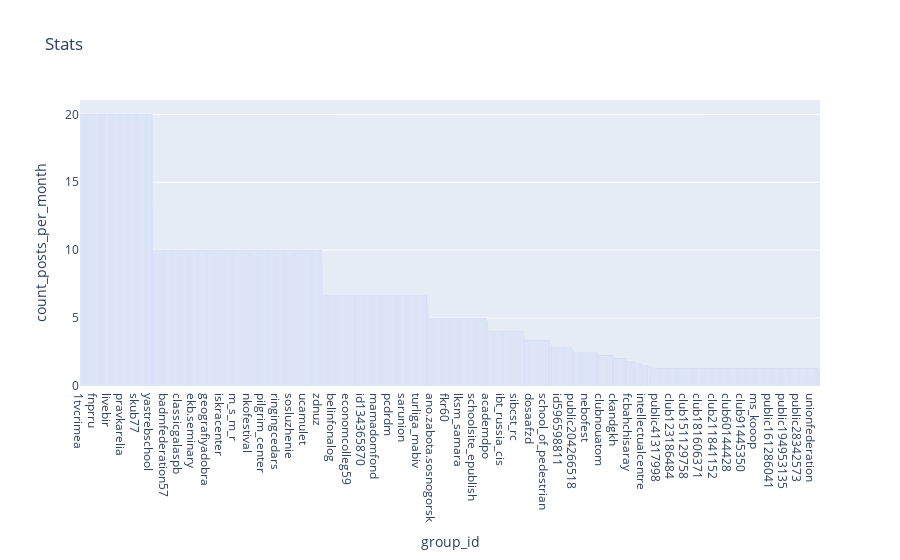

Source (notebook cell):
### Code cell
fig = px.bar(ngo_vks[ngo_vks["count_posts_per_month"] > 1], x="group_id", y="count_posts_per_month", title="Stats")
fig.update_layout(barmode='stack', xaxis={'categoryorder':'total descending'})
fig.show()

### Figure 1 — Plotly figure (JSON) as saved in the notebook; plotly's stock layout.template omitted (floating-point values rounded to 4 significant figures; data arrays with more than 128 entries replaced by an {"elided": "..."} marker saying what was removed)
{"data": [{"alignmentgroup": "True", "hovertemplate": "group_id=%{x}<br>count_posts_per_month=%{y}<extra></extra>", "legendgroup": "", "marker": {"color": "#636efa"}, "name": "", "offsetgroup": "", "orientation": "v", "showlegend": false, "textposition": "auto", "type": "bar", "x": {"elided": "3793 str values"}, "xaxis": "x", "y": {"elided": "3793 float values"}, "yaxis": "y"}], "layout": {"barmode": "stack", "legend": {"tracegroupgap": 0}, "title": {"text": "Stats"}, "xaxis": {"anchor": "y", "categoryorder": "total descending", "domain": [0, 1], "title": {"text": "group_id"}}, "yaxis": {"anchor": "x", "domain": [0, 1], "title": {"text": "count_posts_per_month"}}}}
